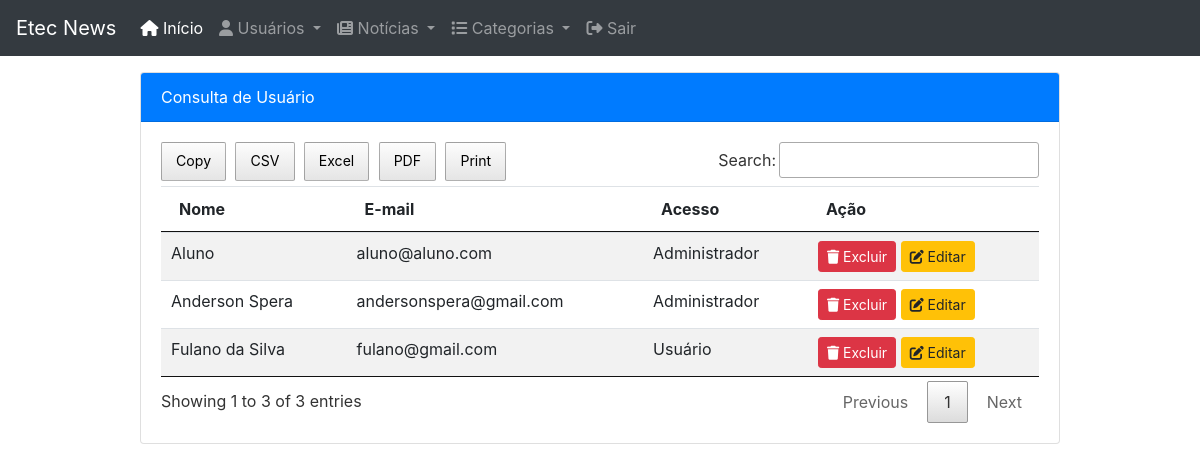
The app's page /consultar-usuario (signed in) with its own data.
### tables this page shows
CREATE TABLE `usuario` (
  `idusuario` int(11) NOT NULL,
  `nome` varchar(50) NOT NULL,
  `email` varchar(100) NOT NULL,
  `senha` varchar(60) NOT NULL,
  `nivelacesso` int(11) NOT NULL
);

### controller/UsuarioController.php (called while the page is built, shortened)
<?php
include_once "model/Usuario.php";
class UsuarioController
{
    function consultar()
    {
        $usu = new Usuario();
        $dadosUsuario = $usu->consultar();
        include "view/consultar_usuario.php";
    }
}
?>

### model/Usuario.php (called while the page is built, shortened)
<?php
class Usuario
{
    function consultar()
    {
        $con = Conexao::conectar();
        $cmd = $con->prepare("SELECT  * FROM usuario");
        $cmd->execute();
        return $cmd->fetchALL(PDO::FETCH_OBJ);
    }
}

### view/consultar_usuario.php (the view, shortened to what this page needs)
<!DOCTYPE html>
<html lang="en">
<head>
    <link rel="stylesheet" href="<?php echo URL; ?>recursos/css/bootstrap.min.css">
    <link rel="stylesheet" type="text/css" href="<?php echo URL;?>recursos/css/jquery.dataTables.css">
    <link rel="stylesheet" type="text/css" href="<?php echo URL;?>recursos/css/buttons.dataTables.min.css">
    <link rel="stylesheet" href="https://cdnjs.cloudflare.com/ajax/libs/font-awesome/6.1.1/css/all.min.css" />
</head>
<body>
<?php include "menuadm.php"; ?>
<div class="container">
    <div class="row mt-3">
        <div class="col-sm-10 mx-auto">
            <div class="card">
                <div class="card-header bg-primary text-white">
                    Consulta de Usuário
                </div>
                <div class="card-body table-responsive">
                    <table class="table table-striped" id="tabela_dados">
                        <thead>
                            <tr>
                                <th>Nome</th>
                                <th>E-mail</th>
                                <th>Acesso</th>
                                <th>Ação</th>
                            </tr>
                        </thead>
                        <tbody>
                            <?php
                            foreach($dadosUsuario as $value)
                            {
                                $value->nivelacesso = str_replace("1","Administrador",$value->nivelacesso);
                                $value->nivelacesso = str_replace("2","Usuário",$value->nivelacesso);
                                echo"<tr>
                                    <td>$value->nome</td>
                                    <td>$value->email</td>
                                    <td>$value->nivelacesso</td>
                                    <td>
                                        <a href='".URL."excluir-usuario/$value->idusuario' class='btn btn-danger btn-sm' onclick='return confirm(\"Deseja realmente excluir?\")'><i class='fa fa-trash'></i> Excluir</a>
                                        <a href='".URL."editar-usuario/$value->idusuario' class='btn btn-warning btn-sm' onclick='excluir()'><i class='fa fa-edit'></i> Editar</a>
                                    </td>
                                </tr>";
                            }
                            ?>
                        </tbody>
                    </table>
                </div>
            </div>
        </div>
    </div>
</div>
</body>
</html>

### records on screen
usuario: nome "Anderson Spera", email "andersonspera@gmail.com", nivelacesso "Administrador"
usuario: nome "Fulano da Silva", email "fulano@gmail.com", nivelacesso "Usuário"
usuario: nome "Aluno", email "aluno@aluno.com", nivelacesso "Administrador"
